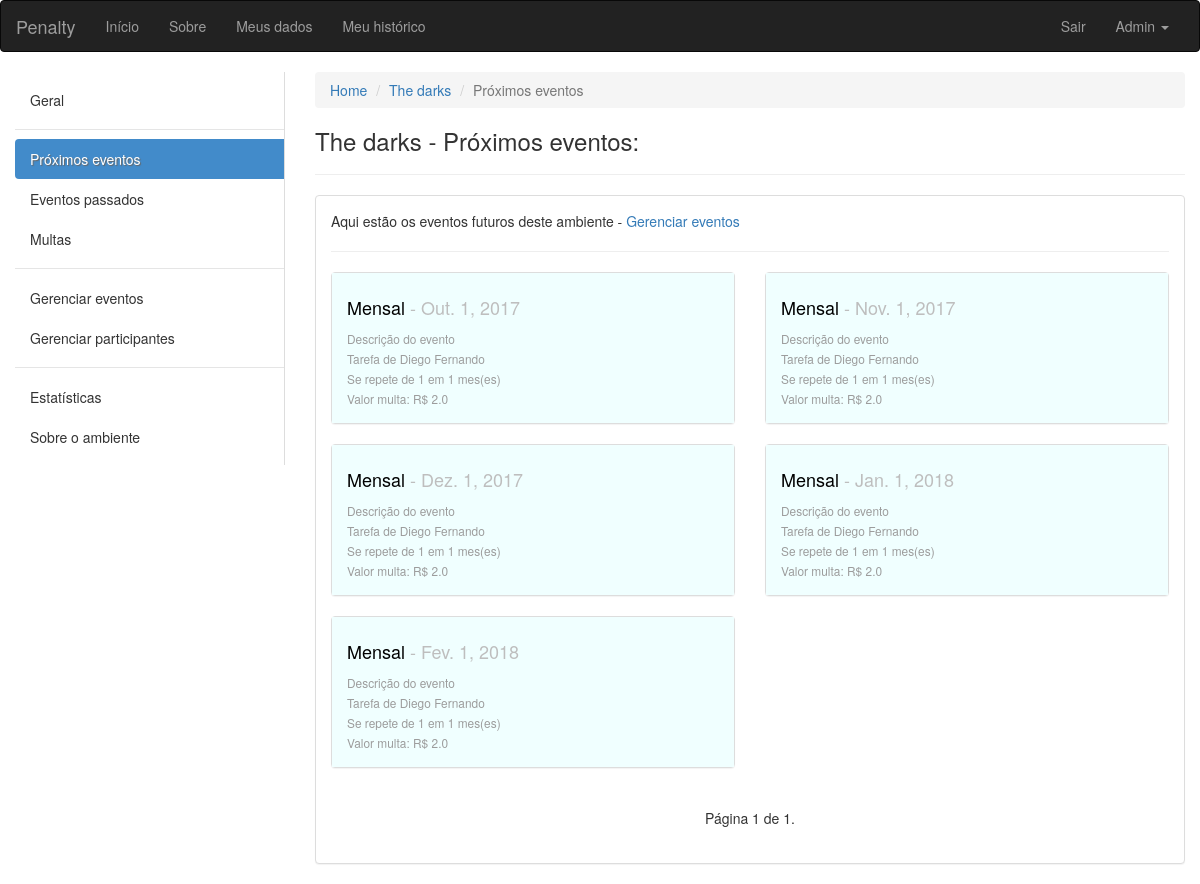
The page /ambiente/2/proximos/ (signed in) on the database as committed earlier.
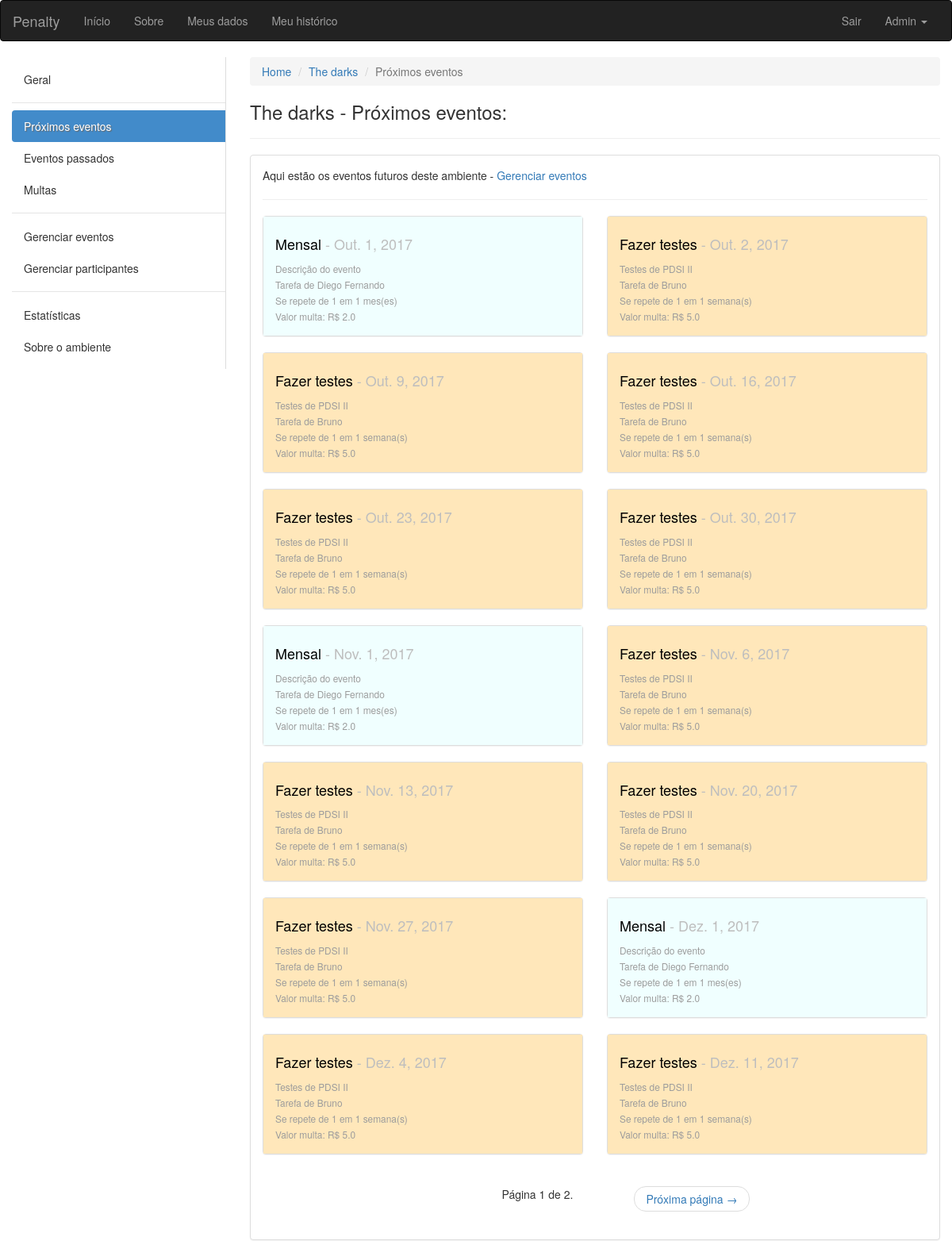
The same page on the database as committed later.
### ambiente/models.py (models this page shows, shortened)
class Evento(models.Model):
	INTERVALOS = (
        ('D', 'Dias'),
        ('S', 'Semanas'),
        ('M', 'Meses'),
    )
	nome = models.CharField(max_length=100, verbose_name='Nome', null=False, blank=False)
	descricao = models.CharField(max_length=100, verbose_name='Descrição', null=True, blank=False)
	criador = models.ForeignKey(User, verbose_name='Criador', null=False, blank=False, related_name='+', default=1)
	responsavel = models.ForeignKey(User, verbose_name='Responsavel pela tarefa', null=False, blank=False, related_name='+', default=1)
	ambiente = models.ForeignKey(Ambiente, verbose_name='Ambiente', null=False, blank=False, related_name='+')
	data_inicio = models.DateField(default=date.today)
	data_fim = models.DateField(verbose_name='Data de término')
	dia_evento = models.DateField()
	id_agrupador = models.IntegerField()
	valor_multa = models.FloatField(verbose_name='Valor da multa', blank=False, default=2.0)
	quantidade_intervalos_repeticao = models.IntegerField(verbose_name='Se repete em')
	intervalo = models.CharField(max_length=40, choices=INTERVALOS, null=False, blank=False)
	solicitacao_de_validacao = models.BooleanField(default=False)
	momento_da_solicitacao = models.DateTimeField(blank=True, null=True)

### ambiente/views.py (the view)
# urls.py: url(r'^(?P<pkambiente>[0-9]+)/proximos/$', views.proximos_eventos, name='proximos_eventos'),
def proximos_eventos(request, pkambiente):
	ambiente = get_object_or_404(Ambiente, pk=pkambiente)
	get_object_or_404(ambiente.participantes, pk=request.user.pk)
	tarefas = Evento.objects.filter(ambiente=ambiente).filter(dia_evento__gt=date.today()).order_by('dia_evento')
	paginator = Paginator(tarefas, 14) # Mostra 15 contatos por página
	try:
		page = int(request.GET.get('page', '1'))
	except ValueError:
		page = 1
	try:
		lista = paginator.page(page)
	except (EmptyPage, InvalidPage):
		lista = paginator.page(paginator.num_pages)
	return render(request, 'proximos_eventos.html', {'ambiente':ambiente, 'eventos':lista, 'participantes':User.objects.all()})

### ambiente/templatetags/aux_tags.py (called while the page is built)
@register.filter(name='typedata')
def typedata(value):
	if value == "D":
		return "dia(s)"
	elif value == "S":
		return "semana(s)"
	return "mes(es)"

### ambiente/templates/proximos_eventos.html (shortened to what this page needs)
{% extends "base.html" %}
{% load aux_tags %}
{% block conteudo %}
<div class="container-fluid">
	<div class="row">
		<div class="col-sm-3">
		    <nav class="nav-sidebar">
		        <ul class="nav">
		            <li><a href="{% url 'ambiente:ambiente' ambiente.pk %}">Geral</a></li>
		            <li class="nav-divider"></li>
		            <li class="active"><a href="{% url 'ambiente:proximos_eventos' ambiente.pk %}">Próximos eventos</a></li>
		            <li><a href="javascript:;">Eventos passados</a></li>
		            <li><a href="javascript:;">Multas</a></li>
		            <li class="nav-divider"></li>
		            <li><a href="{% url 'ambiente:eventos' ambiente.pk %}">Gerenciar eventos</a></li>
		            <li><a href="{% url 'ambiente:participantes' ambiente.pk %}">Gerenciar participantes</a></li>
		            <li class="nav-divider"></li>
		            <li><a href="javascript:;">Estatísticas</a></li>
		            <li><a href="javascript:;">Sobre o ambiente</a></li>
		        </ul>
		    </nav>
		</div>
	<div class="col-sm-9">
		<ol class="breadcrumb">
		  <li><a href="#">Home</a></li>
		  <li><a href="{% url 'ambiente:ambiente' ambiente.pk %}">{{ ambiente.nome }}</a></li>
		  <li class="active">Próximos eventos</li>
		</ol>
		<h3>{{ ambiente.nome }} - Próximos eventos:</h3>
		<hr>
		<div class="panel panel-default">
		  <div class="panel-body">
		  <p>Aqui estão os eventos futuros deste ambiente - <a href="{% url 'ambiente:eventos' ambiente.pk %}">Gerenciar eventos</a></p>
		  <hr>
		  <div class="row">
		  {% for evento in eventos %}
		  <div class="col-sm-6">
		  	<div class="panel panel-default">
		  	  {% if evento.intervalo == "D" %}
		  	  	<div class="panel-body dias">
		  	  {% elif evento.intervalo == "S" %}
		  	  	<div class="panel-body semanas">
		  	  {% else %}
		  	    <div class="panel-body meses">
		  	  {% endif %}
			    <h4><a href="{% url 'ambiente:tarefa' ambiente.pk evento.pk %}" class="titulopindex">{{ evento.nome }}</a><span class="pCinza"> - {{ evento.dia_evento }}</span></h4>
			    <small class="pCinzaUser">
			    	{{ evento.descricao }}<br>
			    	Tarefa de {{ evento.responsavel.first_name }}<br>
			    	Se repete de {{ evento.quantidade_intervalos_repeticao }} em {{ evento.quantidade_intervalos_repeticao }} {{ evento.intervalo|typedata }}<br>
			    	Valor multa: R$ {{ evento.valor_multa }}<br>
			    </small>
			  </div>
			</div>
		  </div>
		  {% empty %}
		  	<p>Não há nenhuma tarefa futura neste ambiente.</p>
		  {% endfor %}
		  </div>
		  <div class="col-sm-6 col-sm-offset-3">
		  <nav aria-label="Page navigation">
			  <ul class="pager">
			    Página {{ eventos.number }} de {{ eventos.paginator.num_pages }}.
			    {% if eventos.has_next %}
			    	<li class="next"><a href="?page={{ eventos.next_page_number }}">Próxima página <span aria-hidden="true">&rarr;</span></a></li>
		        {% endif %}
			  </ul>
			</nav>
			</div>
		  </div>
		</div>
	</div>
</div>
{% endblock conteudo %}

Rows that differ between the two databases and show on the page:
no longer on this page (row unchanged): Evento: nome "Mensal", dia_evento "Jan. 1, 2018", descricao "Descrição do evento", responsavel.first_name "Diego Fernando", quantidade_intervalos_repeticao "1", intervalo|typedata "mes(es)", valor_multa "2.0"
no longer on this page (row unchanged): Evento: nome "Mensal", dia_evento "Fev. 1, 2018", descricao "Descrição do evento", responsavel.first_name "Diego Fernando", quantidade_intervalos_repeticao "1", intervalo|typedata "mes(es)", valor_multa "2.0"
added Evento: nome "Fazer testes", dia_evento "Out. 2, 2017", descricao "Testes de PDSI II", responsavel.first_name "Bruno", quantidade_intervalos_repeticao "1", intervalo|typedata "semana(s)", valor_multa "5.0"
added Evento: nome "Fazer testes", dia_evento "Out. 9, 2017", descricao "Testes de PDSI II", responsavel.first_name "Bruno", quantidade_intervalos_repeticao "1", intervalo|typedata "semana(s)", valor_multa "5.0"
added Evento: nome "Fazer testes", dia_evento "Out. 16, 2017", descricao "Testes de PDSI II", responsavel.first_name "Bruno", quantidade_intervalos_repeticao "1", intervalo|typedata "semana(s)", valor_multa "5.0"
added Evento: nome "Fazer testes", dia_evento "Out. 23, 2017", descricao "Testes de PDSI II", responsavel.first_name "Bruno", quantidade_intervalos_repeticao "1", intervalo|typedata "semana(s)", valor_multa "5.0"
added Evento: nome "Fazer testes", dia_evento "Out. 30, 2017", descricao "Testes de PDSI II", responsavel.first_name "Bruno", quantidade_intervalos_repeticao "1", intervalo|typedata "semana(s)", valor_multa "5.0"
added Evento: nome "Fazer testes", dia_evento "Nov. 6, 2017", descricao "Testes de PDSI II", responsavel.first_name "Bruno", quantidade_intervalos_repeticao "1", intervalo|typedata "semana(s)", valor_multa "5.0"
added Evento: nome "Fazer testes", dia_evento "Nov. 13, 2017", descricao "Testes de PDSI II", responsavel.first_name "Bruno", quantidade_intervalos_repeticao "1", intervalo|typedata "semana(s)", valor_multa "5.0"
added Evento: nome "Fazer testes", dia_evento "Nov. 20, 2017", descricao "Testes de PDSI II", responsavel.first_name "Bruno", quantidade_intervalos_repeticao "1", intervalo|typedata "semana(s)", valor_multa "5.0"
added Evento: nome "Fazer testes", dia_evento "Nov. 27, 2017", descricao "Testes de PDSI II", responsavel.first_name "Bruno", quantidade_intervalos_repeticao "1", intervalo|typedata "semana(s)", valor_multa "5.0"
added Evento: nome "Fazer testes", dia_evento "Dez. 4, 2017", descricao "Testes de PDSI II", responsavel.first_name "Bruno", quantidade_intervalos_repeticao "1", intervalo|typedata "semana(s)", valor_multa "5.0"
added Evento: nome "Fazer testes", dia_evento "Dez. 11, 2017", descricao "Testes de PDSI II", responsavel.first_name "Bruno", quantidade_intervalos_repeticao "1", intervalo|typedata "semana(s)", valor_multa "5.0"
Other text that changed with them:
{{ eventos.paginator.num_pages }}: "1" → "2"
text now shown: "Próxima página →"
